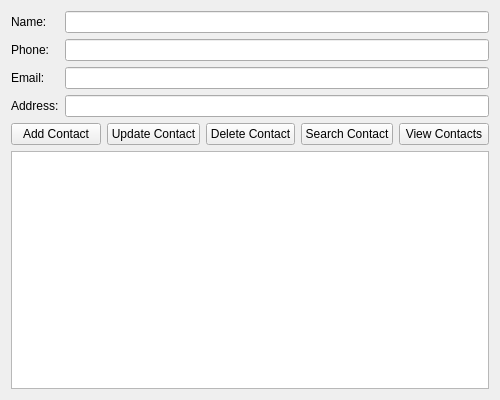
<?xml version="1.0" encoding="UTF-8"?>
<ui version="4.0">
 <class>ContactManagerApp</class>
 <widget class="QWidget" name="ContactManagerApp">
  <property name="geometry">
   <rect>
    <x>0</x>
    <y>0</y>
    <width>500</width>
    <height>400</height>
   </rect>
  </property>
  <property name="windowTitle">
   <string>Contact Manager</string>
  </property>
  <layout class="QVBoxLayout" name="verticalLayout">
   <item>
    <layout class="QFormLayout" name="formLayout">
     <item row="0" column="0">
      <widget class="QLabel" name="label_name">
       <property name="text">
        <string>Name:</string>
       </property>
      </widget>
     </item>
     <item row="0" column="1">
      <widget class="QLineEdit" name="name_input"/>
     </item>
     <item row="1" column="0">
      <widget class="QLabel" name="label_phone">
       <property name="text">
        <string>Phone:</string>
       </property>
      </widget>
     </item>
     <item row="1" column="1">
      <widget class="QLineEdit" name="phone_input"/>
     </item>
     <item row="2" column="0">
      <widget class="QLabel" name="label_email">
       <property name="text">
        <string>Email:</string>
       </property>
      </widget>
     </item>
     <item row="2" column="1">
      <widget class="QLineEdit" name="email_input"/>
     </item>
     <item row="3" column="0">
      <widget class="QLabel" name="label_address">
       <property name="text">
        <string>Address:</string>
       </property>
      </widget>
     </item>
     <item row="3" column="1">
      <widget class="QLineEdit" name="address_input"/>
     </item>
    </layout>
   </item>
   <item>
    <layout class="QHBoxLayout" name="horizontalLayout">
     <item>
      <widget class="QPushButton" name="add_button">
       <property name="text">
        <string>Add Contact</string>
       </property>
      </widget>
     </item>
     <item>
      <widget class="QPushButton" name="update_button">
       <property name="text">
        <string>Update Contact</string>
       </property>
      </widget>
     </item>
     <item>
      <widget class="QPushButton" name="delete_button">
       <property name="text">
        <string>Delete Contact</string>
       </property>
      </widget>
     </item>
     <item>
      <widget class="QPushButton" name="search_button">
       <property name="text">
        <string>Search Contact</string>
       </property>
      </widget>
     </item>
     <item>
      <widget class="QPushButton" name="view_button">
       <property name="text">
        <string>View Contacts</string>
       </property>
      </widget>
     </item>
    </layout>
   </item>
   <item>
    <widget class="QListWidget" name="contact_list"/>
   </item>
  </layout>
 </widget>
 <resources/>
 <connections/>
</ui>
